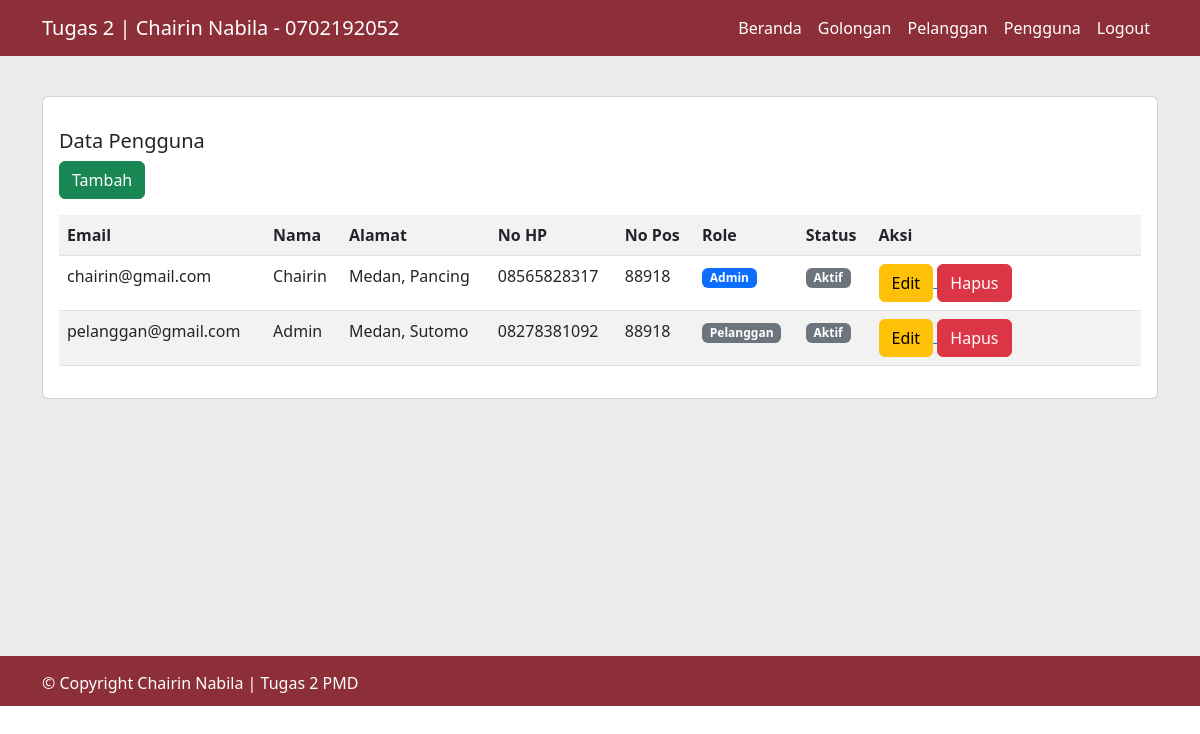
Screenshot of /index.php?page=index_pengguna (signed in) with the database file from the repository.
### tables this page shows
CREATE TABLE `users` (
  `id` bigint(20) UNSIGNED NOT NULL,
  `user_email` varchar(255) NOT NULL,
  `user_nama` varchar(255) NOT NULL,
  `user_alamat` text NOT NULL,
  `user_hp` varchar(255) NOT NULL,
  `user_pos` varchar(255) NOT NULL,
  `user_role` int(11) NOT NULL,
  `user_aktif` int(11) NOT NULL,
  `password` varchar(255) NOT NULL
);

### app/DB.php (called while the page is built, shortened)
<?php
    class DB{
        public function __construct(){
            try{
                $this->db = new PDO("mysql:host=localhost;dbname=tugas_2_chairin", "root", "");
            } catch(\Exception $e){
                die("Error : " . $e->getMassage());
            }
        }
    }

### app/Pengguna.php (called while the page is built, shortened)
<?php
class Pengguna extends DB{
    public function index(){
        $sql = "select * from users";
        $stmt = $this->db->prepare($sql);
        $stmt->execute();
        $data = [];
        while ($rows = $stmt->fetch()){
            $data[] = $rows;
        }
        return $data;
    }
}

### pages/index_pengguna.php (the view, shortened to what this page needs)
<?php
    $pengguna = new App\Pengguna();
    $rows = $pengguna->index();
?>
<div class="container" style="padding-top: 40px; padding-bottom:40px; min-height: 600px">
    <div class="card">
        <div class="card-body">
            <p class="card-text">
                <div class="card-title"><h5>Data Pengguna</h5></div>
                <a href="index.php?page=tambah_pengguna">
                    <button class="btn btn-success">Tambah</button>
                </a>
                <table class="table table-striped">
                    <tr>
                        <th>Email</th>
                        <th>Nama</th>
                        <th>Alamat</th>
                        <th>No HP</th>
                        <th>No Pos</th>
                        <th>Role</th>
                        <th>Status</th>
                        <th>Aksi</th>
                    </tr>
                    <?php foreach ($rows as $row) { ?>
                    <tr>
                        <td><?php echo $row['user_email'] ?></td>
                        <td><?php echo $row['user_nama'] ?></td>
                        <td><?php echo $row['user_alamat'] ?></td>
                        <td><?php echo $row['user_hp'] ?></td>
                        <td><?php echo $row['user_pos'] ?></td>
                        <td>
                            <?php if ($row['user_role'] == 0) { ?>
                                <span class="badge bg-primary">
                                    Admin
                                </span>
                            <?php } else{ ?>
                                <span class="badge bg-secondary">
                                    Pelanggan
                                </span>
                            <?php } ?>
                        </td>
                        <td>
                            <?php if ($row['user_aktif'] == 0) { ?>
                                <span class="badge bg-secondary">
                                    Tidak Aktif
                                </span>
                            <?php } else{ ?>
                                <span class="badge bg-secondary">
                                    Aktif
                                </span>
                            <?php } ?>
                        </td>
                        <td style="width: 25%">
                            <a href="index.php?page=edit_pengguna&id=<?php echo $row['id']?>">
                                <button class="btn btn-warning">Edit</button>
                            </a>
                            <form method="POST" style="display: inline">
                                <button class="btn btn-danger" name="hapus">Hapus</button>
                            </form>
                        </td>
                    </tr>
                    <?php } ?>
                </table>
            </p>
        </div>
    </div>
</div>

### index.php (shortened to what this page needs)
<?php
    if (isset($_SESSION['email']))
        require_once "layouts/dashboard.php";
    else
        require_once "layouts/login.php";

### layouts/dashboard.php (shortened to what this page needs)
<!DOCTYPE html>
<html lang="en">
<head>
    <link rel="stylesheet" href="<?php echo ASSET; ?>css/style.css">
    <link rel="stylesheet" href="<?php echo ASSET; ?>plugin/bootstrap/css/bootstrap.min.css">
</head>
<body>
    <nav class="navbar navbar-expand-lg custom-navbar-bg">
        <div class="container">
            <a class="navbar-brand" href="#">Tugas 2 | Chairin Nabila - 0702192052</a>
            <div class="collapse navbar-collapse" id="navbarSupportedContent">
            <ul class="navbar-nav ms-auto">
                <li class="nav-item">
                    <a class="nav-link active" aria-current="page" href="index.php?page=dashboard">Beranda</a>
                </li>
                <li class="nav-item">
                    <a class="nav-link" href="index.php?page=index_golongan">Golongan</a>
                </li>
                <li class="nav-item">
                    <a class="nav-link" style="color: white" href="index.php?page=index_pelanggan">Pelanggan</a>
                </li>
                <li class="nav-item">
                    <a class="nav-link" href="index.php?page=index_pengguna">Pengguna</a>
                </li>
                <li class="nav-item">
                    <form method="POST">
                        <button name="logout" class="nav-link" style="border: 0px; background: transparent">Logout</button>
                    </form>
                </li>
            </ul>
            </div>
        </div>
    </nav>
    <section class="main">
        <?php
            if (isset($_GET['page']))
                include 'pages/'. $_GET['page'] . ".php";
            else
                include "pages/dashboard.php";
        ?>
    </section>
    <footer>
        <div class="container">
            &copy; Copyright Chairin Nabila | Tugas 2 PMD
        </div>
    </footer>
</body>
</html>

### assets/css/style.css (style rules this page uses)
.navbar-brand { color: white !important; }
.nav-link { color: white !important; }
.custom-navbar-bg { background-color: #8c2f39; }
.main { background-color: #ebebeb; }
footer { padding-top: 15px; color: white; height: 50px; background-color: #8c2f39; }

### rows the page displays
users: user_email "chairin@gmail.com", user_nama "Chairin", user_alamat "Medan, Pancing", user_hp "08565828317", user_pos "88918", user_role "Admin", user_aktif "Aktif"
users: user_email "pelanggan@gmail.com", user_nama "Admin", user_alamat "Medan, Sutomo", user_hp "08278381092", user_pos "88918", user_role "Pelanggan", user_aktif "Aktif"
